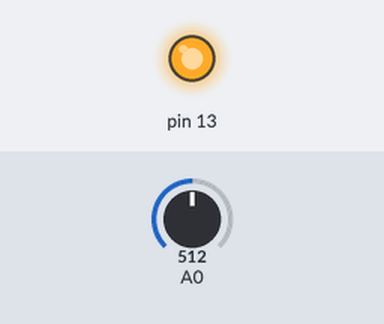
Recording of a sketch running on a simulated Arduino Uno, built with avr-gcc and run on an emulated ATmega328P. On the bench: output pins drawn as LEDs (lit = HIGH). The inputs (shaded band) are chosen by the test bench; at power-on: A0 = 512. What the sketch prints to the serial monitor is not drawn.

Above: at 0.1 s.
Timing chart, 0 to 1.6 s (numbered marks = the images above):
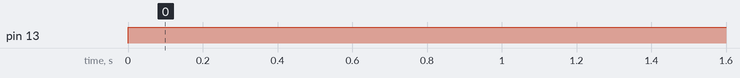

Measured:
- by itself, pin 13: LOW → HIGH at 0.00 s

The sketch:

udoino.ino
```cpp
#include <Stepper.h>

#define STEPS 1024

Stepper stepper(STEPS, 8, 10, 9, 11);

void setup() {
  pinMode(13,OUTPUT);
  stepper.setSpeed(12);
  analogReference(INTERNAL);

  Serial.begin(9600);
}

void loop() {
  digitalWrite(13, HIGH) ;
  int value = analogRead(A0);
  float volt = value * 5.0 / 1024.0;
  float temp = value / 9.31;

  Serial.println(temp);
  stepper.setSpeed(STEPS);
  if (temp > 0){
    stepper.setSpeed(STEPS);
  }
  else{
    stepper.setSpeed(0);
  }
}
```
